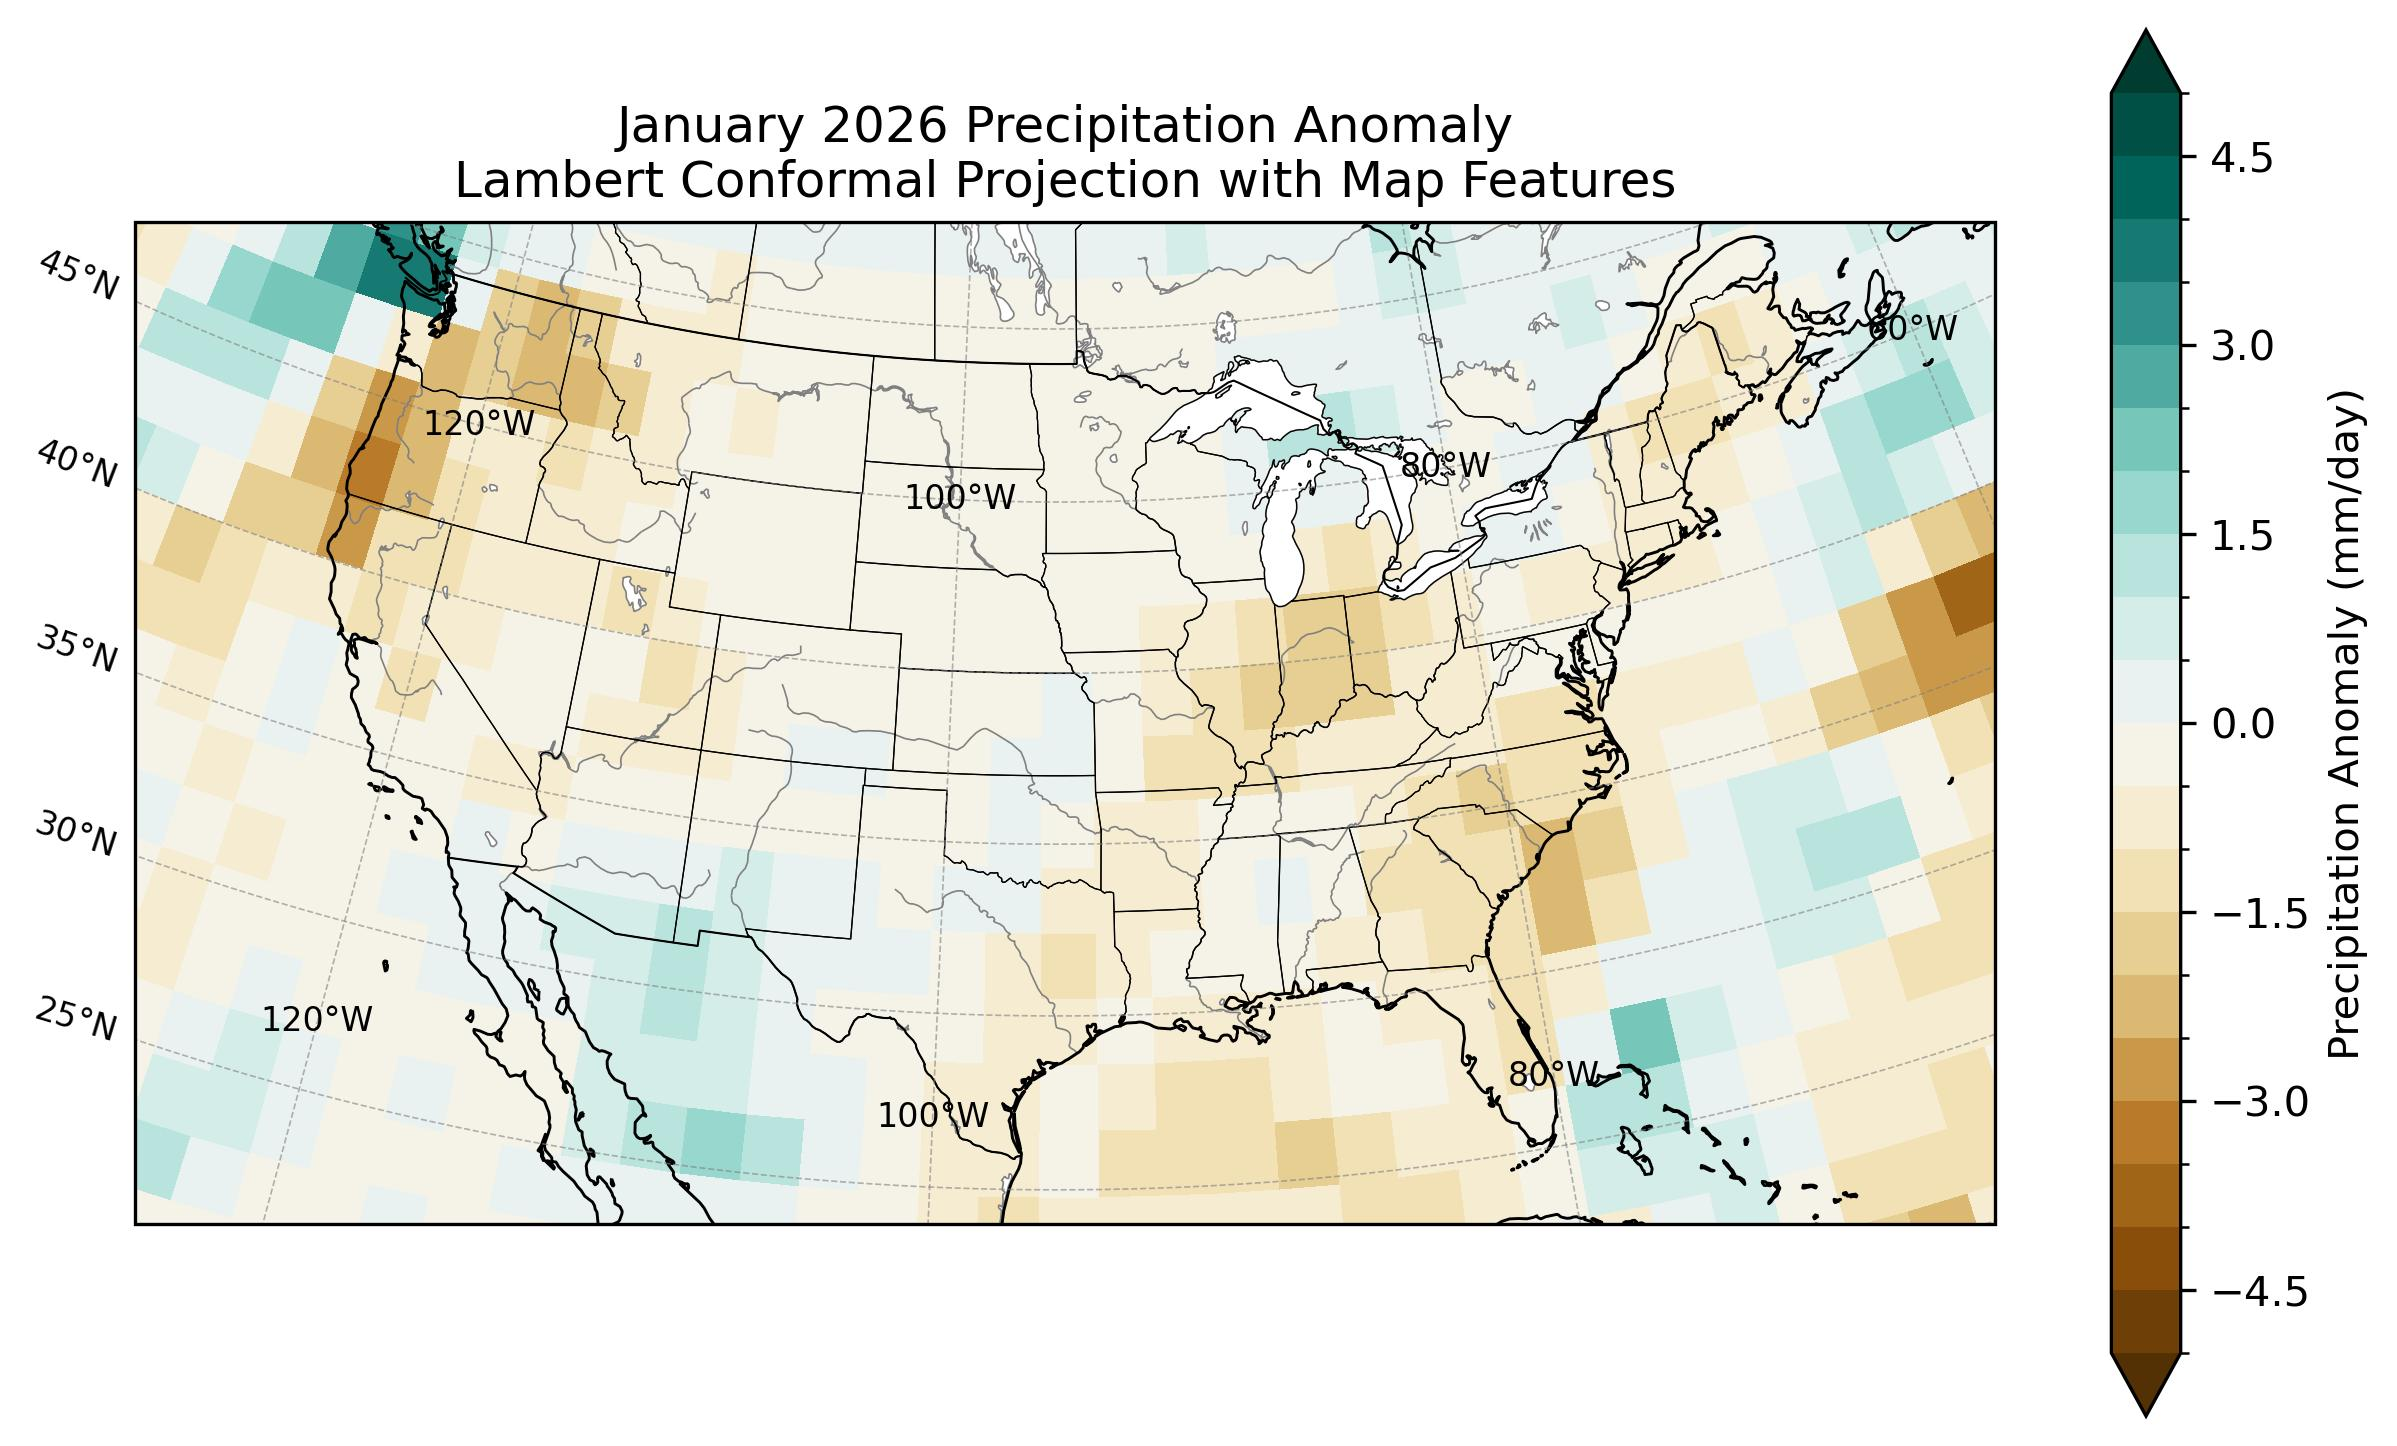

The script that drew this image:
# ---------------------------------------------------------
# Lambert Projection with Map Features
# ---------------------------------------------------------
# This program plots January 2026 precipitation
# anomalies over the contiguous United States.
#
# The purpose of this exercise is to improve regional
# climate-map readability by adding common Cartopy map
# features such as coastlines, borders, states, lakes,
# rivers, land/ocean shading, and gridlines.
#
# Students can modify:
#   1. map features added with ax.add_feature()
#   2. gridline settings
#   3. color range using clevs
# ---------------------------------------------------------

import xarray as xr
import numpy as np
import matplotlib.pyplot as plt
import cartopy.crs as ccrs
import cartopy.feature as cfeature
from pathlib import Path

import warnings
warnings.filterwarnings(
    "ignore",
    message="invalid value encountered in create_collection",
    category=RuntimeWarning
)

# ---------------------------------------------------------
# Read local NetCDF file
# ---------------------------------------------------------
script_dir = Path(__file__).resolve().parent

# Check whether the script is inside the "solution" directory
if script_dir.name == "solution":
    repo_dir = script_dir.parents[2]
else:
    repo_dir = script_dir.parents[1]

prate_file = repo_dir / "data_raw/prate.mon.mean.nc"
ds = xr.open_dataset(prate_file)

print(ds)
print(ds.time[-1].values)

# ---------------------------------------------------------
# Calculate January 2026 precipitation anomaly
# ---------------------------------------------------------
dat = ds["prate"].load()

# Convert 
# Convert from kg m-2 s-1 to mm/day
dat_c = dat * 86400
dat_c.attrs["units"] = "mm/day"


# January climatology: 1991-2020
ref = dat_c.sel(time=slice("1991-01-01", "2020-12-31"))
jan_clim = ref.groupby("time.month").mean("time").sel(month=1)

# January 2026 anomaly
jan_2026 = dat_c.sel(time="2026-01-01").squeeze()
anom = jan_2026 - jan_clim

print(anom.min().values)
print(anom.max().values)

# ---------------------------------------------------------
# Create figure and map projection
# ---------------------------------------------------------
fig = plt.figure(figsize=(10, 6))

ax = plt.axes(
    projection=ccrs.LambertConformal(
        central_longitude=-96,
        central_latitude=39
    )
)

# Focus on the contiguous United States
ax.set_extent(
    [-125, -66.5, 24, 50],
    crs=ccrs.PlateCarree()
)

# ---------------------------------------------------------
# Add background map features
# ---------------------------------------------------------
# These features provide geographic context for interpreting
# regional climate anomalies.

ax.add_feature(cfeature.LAND, facecolor="lightgray", zorder=0)
ax.add_feature(cfeature.OCEAN, facecolor="white", zorder=0)
ax.add_feature(cfeature.LAKES, facecolor="white", edgecolor="gray", linewidth=0.4)
ax.add_feature(cfeature.RIVERS, edgecolor="gray", linewidth=0.4)

# Political and coastline boundaries
ax.coastlines(linewidth=0.7)
ax.add_feature(cfeature.BORDERS, linewidth=0.5)
ax.add_feature(cfeature.STATES, linewidth=0.3)

# ---------------------------------------------------------
# Plot air temperature anomaly
# ---------------------------------------------------------
# Use a diverging color map because anomalies have both
# negative and positive values relative to climatology.

clevs = np.arange(-5, 5.1, 0.5)

p = anom.plot(
    ax=ax,
    transform=ccrs.PlateCarree(),
    cmap="BrBG",
    levels=clevs,
    extend="both",
    cbar_kwargs={"label": "Precipitation Anomaly (mm/day)"}
)

# ---------------------------------------------------------
# Add latitude-longitude gridlines
# ---------------------------------------------------------
# Gridlines help users connect the regional map to geographic
# coordinates. Labels are kept only on the left and bottom to
# avoid crowding the figure.

gl = ax.gridlines(
    crs=ccrs.PlateCarree(),
    draw_labels=True,
    linewidth=0.4,
    color="gray",
    alpha=0.6,
    linestyle="--"
)

gl.top_labels = False
gl.right_labels = False
gl.xlabel_style = {"size": 8}
gl.ylabel_style = {"size": 8}

ax.set_title(
    "January 2026 Precipitation Anomaly\n"
    "Lambert Conformal Projection with Map Features"
)

output_path = Path(__file__).with_suffix(".jpg")
plt.savefig(output_path, dpi=300, bbox_inches="tight")
plt.show()
